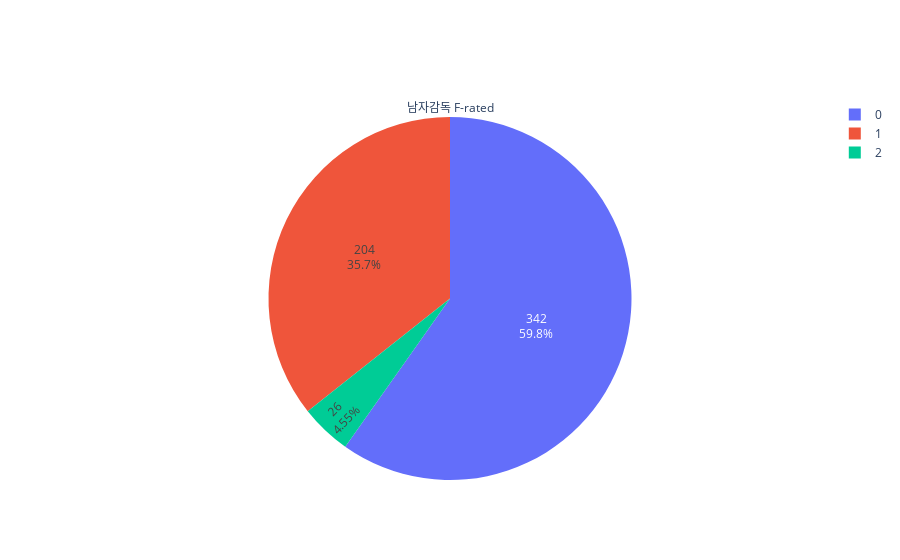

The notebook cell saved with this chart:
### Code cell
labels = m['F-rated'].value_counts().index
values = m['F-rated'].value_counts().values


fig = go.Figure(data=[go.Pie(labels=labels,text=values, values=values, title='남자감독 F-rated')])
fig.show()

### Figure 1 — Plotly figure (JSON) as saved in the notebook; plotly's stock layout.template omitted (floating-point values rounded to 4 significant figures)
{"data": [{"labels": [0, 1, 2], "text": [342, 204, 26], "title": {"text": "남자감독 F-rated"}, "type": "pie", "values": [342, 204, 26]}], "layout": {}}
